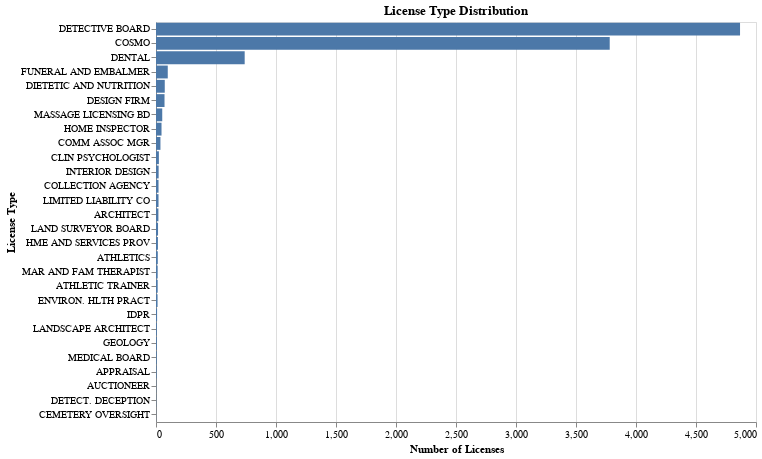

Here is the notebook cell this chart was saved with:
### Code cell
Licence_counts = (
    illinois.groupby("License Type")
    .size()
    .reset_index(name="Count")
    .sort_values("Count", ascending=False)
)


chart1 = alt.Chart(Licence_counts).mark_bar().encode(
    x=alt.X("Count:Q", title="Number of Licenses"),
    y=alt.Y("License Type:N", sort='-x', title="License Type"),
    tooltip=["License Type", "Count"]
    ).properties(
        width=600,
        height=400,
        title="License Type Distribution"
    )

chart1

### Figure 1 — Vega-Lite specification as saved in the notebook (floating-point values rounded to 4 significant figures)
{"config": {"view": {"continuousWidth": 300, "continuousHeight": 300}}, "data": {"name": "data-cfedcb14bd5d219b1c9e9428b2bcafe3"}, "mark": {"type": "bar"}, "encoding": {"tooltip": [{"field": "License Type", "type": "nominal"}, {"field": "Count", "type": "quantitative"}], "x": {"field": "Count", "title": "Number of Licenses", "type": "quantitative"}, "y": {"field": "License Type", "sort": "-x", "title": "License Type", "type": "nominal"}}, "height": 400, "title": "License Type Distribution", "width": 600, "$schema": "https://vega.github.io/schema/vega-lite/v5.20.1.json", "datasets": {"data-cfedcb14bd5d219b1c9e9428b2bcafe3": [{"License Type": "DETECTIVE BOARD", "Count": 4867}, {"License Type": "COSMO", "Count": 3781}, {"License Type": "DENTAL", "Count": 739}, {"License Type": "FUNERAL AND EMBALMER", "Count": 98}, {"License Type": "DIETETIC AND NUTRITION", "Count": 73}, {"License Type": "DESIGN FIRM", "Count": 71}, {"License Type": "MASSAGE LICENSING BD", "Count": 52}, {"License Type": "HOME INSPECTOR", "Count": 46}, {"License Type": "COMM ASSOC MGR", "Count": 37}, {"License Type": "CLIN PSYCHOLOGIST", "Count": 24}, {"License Type": "INTERIOR DESIGN", "Count": 22}, {"License Type": "COLLECTION AGENCY", "Count": 21}, {"License Type": "LIMITED LIABILITY CO", "Count": 21}, {"License Type": "ARCHITECT", "Count": 20}, {"License Type": "LAND SURVEYOR BOARD", "Count": 17}, {"License Type": "HME AND SERVICES PROV", "Count": 16}, {"License Type": "ATHLETICS", "Count": 15}, {"License Type": "MAR AND FAM THERAPIST", "Count": 14}, {"License Type": "ATHLETIC TRAINER", "Count": 14}, {"License Type": "ENVIRON. HLTH PRACT", "Count": 13}, {"License Type": "IDPR", "Count": 9}, {"License Type": "LANDSCAPE ARCHITECT", "Count": 7}, {"License Type": "GEOLOGY", "Count": 7}, {"License Type": "MEDICAL BOARD", "Count": 6}, {"License Type": "APPRAISAL", "Count": 5}, {"License Type": "AUCTIONEER", "Count": 2}, {"License Type": "DETECT. DECEPTION", "Count": 2}, {"License Type": "CEMETERY OVERSIGHT", "Count": 1}]}}
